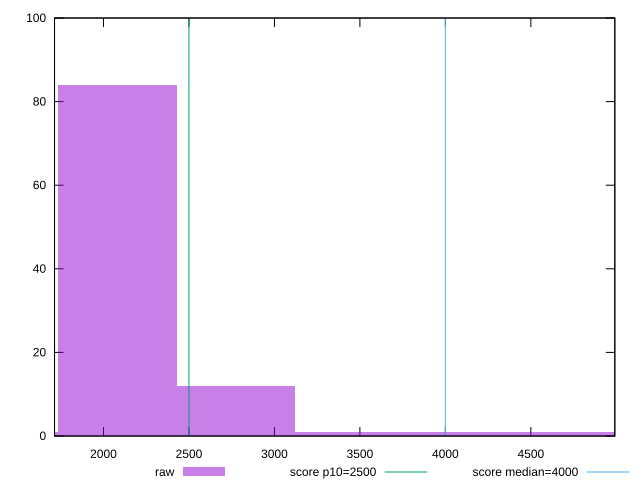

Reproduce this figure in gnuplot.
reset

$raw <<EOF
1387.567656555275 1
2775.13531311055 12
2081.351484832913 84
4162.702969665826 1
4856.486797943463 1
3468.9191413881877 1
EOF

set key outside below
set boxwidth 693.7838282776376
set xrange [1713.645:4991.300000000001]
set yrange [0:100]
set trange [0:100]
set style fill transparent solid 0.5 noborder

set parametric
set terminal svg size 640, 490 enhanced background rgb 'white'
set output "reports/report_00032_2021-02-25T10-28-15.087Z/largest-contentful-paint/samples/music/raw/histogram.svg"

plot $raw title "raw" with boxes, \
     2500,t title "score p10=2500", \
     4000,t title "score median=4000"

reset
